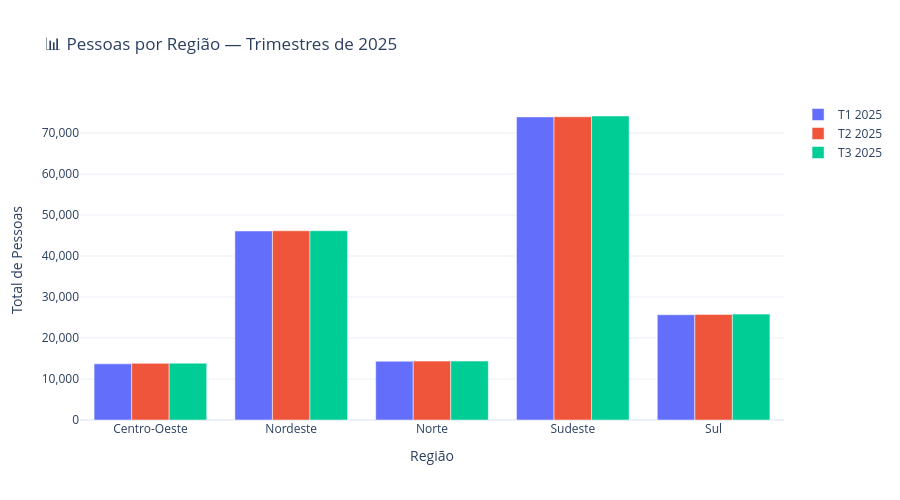
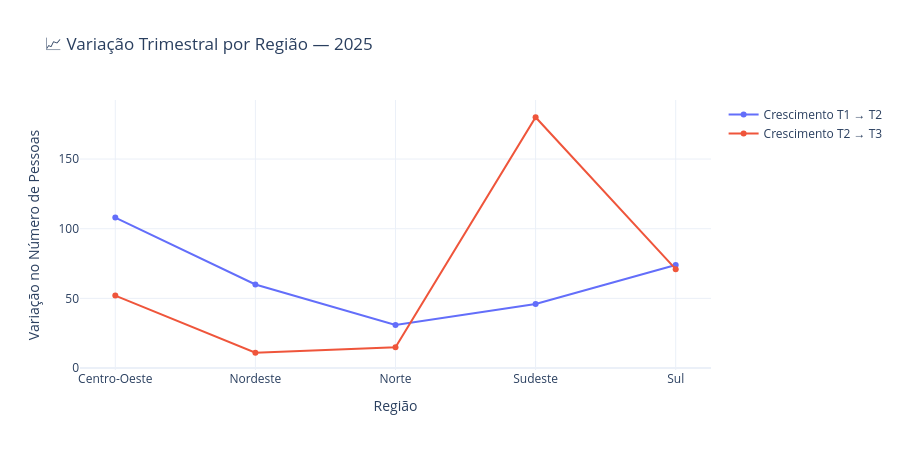

Source (notebook cell) for these figures, in order:
### Code cell
# 📊 Comparação dos Volumes e Crescimento por Região — Trimestres 2025

import plotly.graph_objects as go

print("📊 Construindo pivot por Região e Trimestre...")

pivot_table_regiao = df_base.pivot_table(
    index="Região",
    columns="Trimestre",
    values=COLUNA_VALOR,  # ✅ PADRONIZADO
    aggfunc="sum"
)

trimestres = ["T1_2025", "T2_2025", "T3_2025"]
pivot_table_regiao = pivot_table_regiao[trimestres]

display(pivot_table_regiao)

# ---------------------------------------------------
# 📊 GRÁFICO 1 — Volumes absolutos
# ---------------------------------------------------
fig1 = go.Figure()

for trimestre in trimestres:
    fig1.add_trace(go.Bar(
        x=pivot_table_regiao.index,
        y=pivot_table_regiao[trimestre],
        name=trimestre.replace("_", " ")
    ))

fig1.update_layout(
    title="📊 Pessoas por Região — Trimestres de 2025",
    barmode="group",
    xaxis_title="Região",
    yaxis_title="Total de Pessoas",
    yaxis=dict(tickformat=","),
    template="plotly_white",
    height=500
)

fig1.write_image("grafico_1_pessoas_regiao_trimestres_2025.png")
fig1.show()

# ---------------------------------------------------
# 📈 Crescimento trimestral
# ---------------------------------------------------
pivot_table_regiao["Crescimento_T1_T2"] = (
    pivot_table_regiao["T2_2025"] - pivot_table_regiao["T1_2025"]
)

pivot_table_regiao["Crescimento_T2_T3"] = (
    pivot_table_regiao["T3_2025"] - pivot_table_regiao["T2_2025"]
)

fig2 = go.Figure()

fig2.add_trace(go.Scatter(
    x=pivot_table_regiao.index,
    y=pivot_table_regiao["Crescimento_T1_T2"],
    name="Crescimento T1 → T2",
    mode="lines+markers"
))

fig2.add_trace(go.Scatter(
    x=pivot_table_regiao.index,
    y=pivot_table_regiao["Crescimento_T2_T3"],
    name="Crescimento T2 → T3",
    mode="lines+markers"
))

fig2.update_layout(
    title="📈 Variação Trimestral por Região — 2025",
    xaxis_title="Região",
    yaxis_title="Variação no Número de Pessoas",
    yaxis=dict(tickformat=","),
    template="plotly_white",
    height=450
)

fig2.write_image("grafico_2_crescimento_regiao_2025.png")
fig2.show()

### Figure 1 — Plotly figure (JSON) as saved in the notebook; plotly's stock layout.template omitted (floating-point values rounded to 4 significant figures)
{"data": [{"name": "T1 2025", "type": "bar", "x": ["Centro-Oeste", "Nordeste", "Norte", "Sudeste", "Sul"], "y": [13706, 46109, 14333, 73932, 25683]}, {"name": "T2 2025", "type": "bar", "x": ["Centro-Oeste", "Nordeste", "Norte", "Sudeste", "Sul"], "y": [13814, 46169, 14364, 73978, 25757]}, {"name": "T3 2025", "type": "bar", "x": ["Centro-Oeste", "Nordeste", "Norte", "Sudeste", "Sul"], "y": [13866, 46180, 14379, 74158, 25828]}], "layout": {"barmode": "group", "height": 500, "title": {"text": "📊 Pessoas por Região — Trimestres de 2025"}, "xaxis": {"title": {"text": "Região"}}, "yaxis": {"tickformat": ",", "title": {"text": "Total de Pessoas"}}}}

### Figure 2 — Plotly figure (JSON) as saved in the notebook; plotly's stock layout.template omitted (floating-point values rounded to 4 significant figures)
{"data": [{"mode": "lines+markers", "name": "Crescimento T1 → T2", "type": "scatter", "x": ["Centro-Oeste", "Nordeste", "Norte", "Sudeste", "Sul"], "y": [108, 60, 31, 46, 74]}, {"mode": "lines+markers", "name": "Crescimento T2 → T3", "type": "scatter", "x": ["Centro-Oeste", "Nordeste", "Norte", "Sudeste", "Sul"], "y": [52, 11, 15, 180, 71]}], "layout": {"height": 450, "title": {"text": "📈 Variação Trimestral por Região — 2025"}, "xaxis": {"title": {"text": "Região"}}, "yaxis": {"tickformat": ",", "title": {"text": "Variação no Número de Pessoas"}}}}
